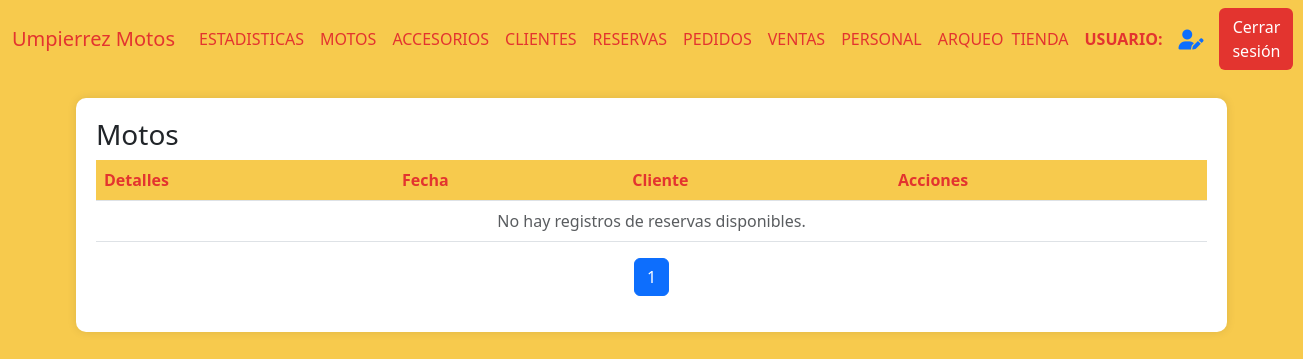
Page /reservas (signed in) on the earlier database version.
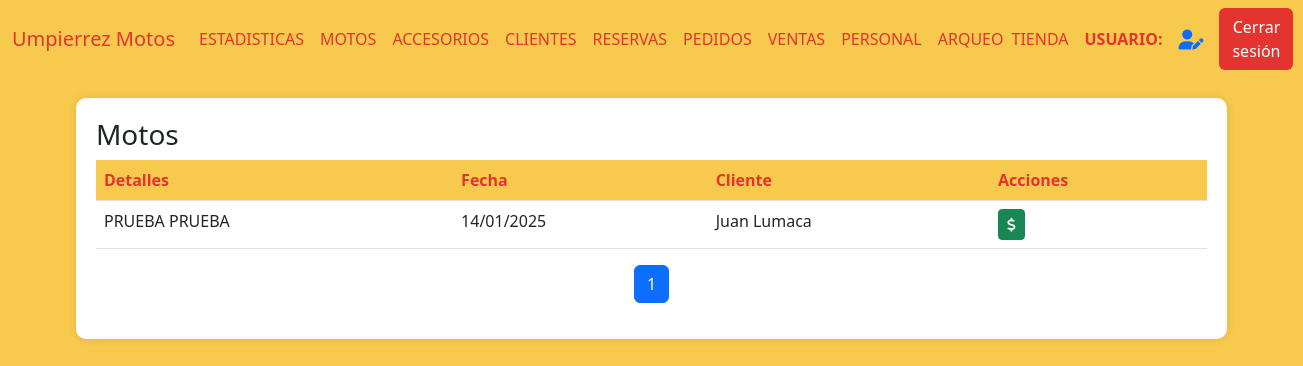
Same page on the later database version.
### AppUM/models.py (models this page shows)
class ComprasVentas(models.Model):
    moto = models.ForeignKey(Moto, related_name='moto_cliente', on_delete=models.CASCADE)
    cliente = models.ForeignKey(Cliente, related_name='cliente_moto', on_delete=models.CASCADE)
    fecha_compra = models.DateField()
    fotocopia_libreta = models.ImageField(null=True, blank=True, upload_to="documentacion/libretas/")
    compra_venta = models.FileField(null=True, blank=True, upload_to="documentacion/compra_venta/")
    certificado_venta = models.FileField(null=True, blank=True, upload_to="documentacion/certificado_venta/")
    tipo = models.CharField(max_length=20)
    forma_de_pago = models.TextField(null=True, blank=True)
    facturas = models.FileField(null=True, blank=True, upload_to="documentacion/facturas_motos/")
    class Meta:
        pass

### AppUM/decorators.py (the view)
    def _wrapped_view(request, *args, **kwargs):
        user = request.user
        if user.is_authenticated:
            usuario_consulta = Personal.objects.filter(usuario=user.username).first()
            if usuario_consulta:
                if Administrativo.objects.filter(personal_ptr_id=usuario_consulta.id,activo=1).exists():
                    return view_func(request, *args, **kwargs)
                else:
                    raise PermissionDenied
            else:
                return view_func(request, *args, **kwargs)
        else:
            return redirect('Login')  # Redirigir al login si no está autenticado

### AppUM/functions.py (called while the page is built)
def funcion_paginas_varias(req,instancia_model):
    paginator = Paginator(instancia_model, 5)  # 5 motos por página
    page_number = req.GET.get('page')  # Obtiene el número de página desde la URL
    page_obj = paginator.get_page(page_number)
    return page_obj

### AppUM/templates/perfil_administrativo/motos/reservas.html (shortened to what this page needs)
{% extends "perfil_administrativo/padre_perfil_administrativo.html" %}
{% load static %}
{% block contenidoQueCambia %}
<div class="table-container" id="inventarios">
    <h3>Motos</h3>
    <table class="table">
        <thead>
            <tr>
                <th>Detalles</th>
                <th>Fecha</th>
                <th>Cliente</th>
                <th>Acciones</th>
            </tr>
        </thead>
        <tbody>
            {% if page_obj %}
                {% for moto in page_obj %}
            <tr>
                <td>{{ moto.moto.moto__marca }} {{ moto.moto.moto__modelo }}</td>
                <td>{{ moto.moto.fecha_compra|date:"d/m/Y"}}</td>
                <td>{{ moto.moto.cliente__nombre }} {{ moto.moto.cliente__apellido }}</td>
                <td>
                    <a href="{% url 'MotoVentaForm' moto.moto.moto__id %}"><button class="btn btn-sm btn-success"><i class="fas fa-dollar-sign"></i></button></a>
                </td>
            </tr>
            {% endfor %}
            {% else %}
                <tr>
                    <td colspan="9" class="text-center text-muted">
                        No hay registros de reservas disponibles.
                    </td>
                </tr>
            {% endif %}
        </tbody>
    </table>
    <nav aria-label="Page navigation">
        <ul class="pagination justify-content-center">
            {% for num in page_obj.paginator.page_range %}
            <li class="page-item {% if page_obj.number == num %}active{% endif %}">
                <a class="page-link" href="?page={{ num }}">{{ num }}</a>
            </li>
            {% endfor %}
        </ul>
    </nav>
</div>
{% endblock %}

Differences in the rows shown:
added ComprasVentas: moto.moto__marca "PRUEBA", moto.moto__modelo "PRUEBA", moto.fecha_compra "14/01/2025", moto.cliente__nombre "Juan", moto.cliente__apellido "Lumaca"
Other differences:
text no longer shown: "No hay registros de reservas disponibles."
